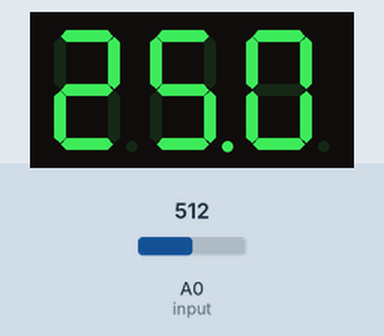
Simulated run of this sketch. Board: Arduino Uno, built with avr-gcc and run on an emulated ATmega328P. Shown: 3-digit seven-segment display. Wiring (inferred from the names in the program): 3-digit 7-segment display, segments lit when LOW: segments pin 5, pin 6, pin 7, pin 8, pin 9, pin 10, pin 11, pin 12; digit selects pin 1, pin 2, pin 3. The inputs (shaded band) are chosen by the test bench; at power-on: A0 (input) = 512. The segment pins are drawn as the display they are named for.

Above: at 1.2 s.
1.3 s: A0 (input) set to 716
At 2.5 s:
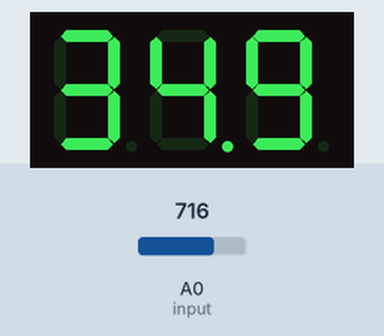
2.8 s: A0 (input) set to 900
At 3.8 s:
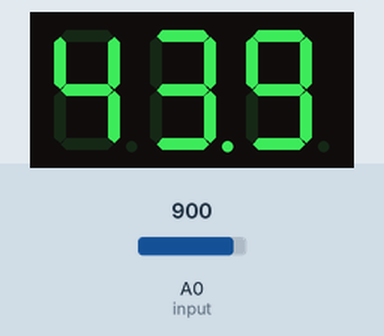
4.3 s: A0 (input) set to 1023
At 5.8 s:
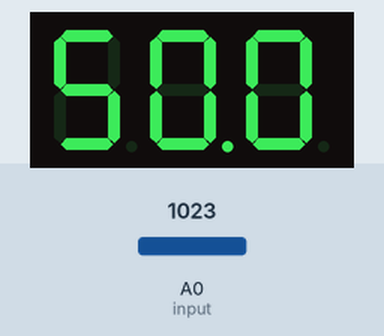
Timing chart, 0 to 7.3 s (numbered marks = the images above; inputs shaded):
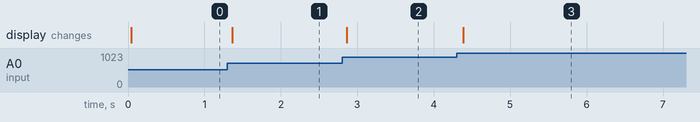

Measured:
- after the input at 1.3 s, the display: changes after 0.06 s (image 1)
- after the input at 2.8 s, the display: changes after 0.06 s (image 2)
- after the input at 4.3 s, the display: changes after 0.08 s (image 3)

The sketch:

08_Digital-Voltmeter-with-7-Segment-Display.ino
```cpp
// Advanced Arduino Project
// Episode 8: Digital Voltmeter with 7-Segment Display

int input = A0;

// Display pins
int disp1 = 1;
int disp2 = 2;
int disp3 = 3;

// Segment pins
int segA = 5;
int segB = 6;
int segC = 7;
int segD = 8;
int segE = 9;
int segF = 10;
int segG = 11;
int segDP = 12;

float voltage;

void setup()
{
  pinMode(disp1, OUTPUT);
  pinMode(disp2, OUTPUT);
  pinMode(disp3, OUTPUT);

  pinMode(segA, OUTPUT);
  pinMode(segB, OUTPUT);
  pinMode(segC, OUTPUT);
  pinMode(segD, OUTPUT);
  pinMode(segE, OUTPUT);
  pinMode(segF, OUTPUT);
  pinMode(segG, OUTPUT);
  pinMode(segDP, OUTPUT);

  pinMode(input, INPUT);
}

void loop()
{
  int raw = analogRead(input);

  // Convert ADC to voltage (0–5V)
  voltage = raw * (5.0 / 1023.0);

  int value = voltage * 100;   // Example: 3.25 → 325

  int digit1 = value / 100;         // Hundreds
  int digit2 = (value / 10) % 10;   // Tens
  int digit3 = value % 10;          // Units

  // -------- DISPLAY DIGIT 1 --------
  digitalWrite(disp1, HIGH);
  digitalWrite(disp2, LOW);
  digitalWrite(disp3, LOW);

  digitalWrite(segDP, HIGH);   // No decimal
  display(digit1);
  delay(5);

  // -------- DISPLAY DIGIT 2 --------
  digitalWrite(disp1, LOW);
  digitalWrite(disp2, HIGH);
  digitalWrite(disp3, LOW);

  digitalWrite(segDP, LOW);    // Decimal point ON
  display(digit2);
  delay(5);

  // -------- DISPLAY DIGIT 3 --------
  digitalWrite(disp1, LOW);
  digitalWrite(disp2, LOW);
  digitalWrite(disp3, HIGH);

  digitalWrite(segDP, HIGH);   // No decimal
  display(digit3);
  delay(5);
}

// -------- SEGMENT DISPLAY FUNCTION --------
void display(int num)
{
  switch(num)
  {
    case 0: setSegments(0,0,0,0,0,0,1); break;
    case 1: setSegments(1,0,0,1,1,1,1); break;
    case 2: setSegments(0,0,1,0,0,1,0); break;
    case 3: setSegments(0,0,0,0,1,1,0); break;
    case 4: setSegments(1,0,0,1,1,0,0); break;
    case 5: setSegments(0,1,0,0,1,0,0); break;
    case 6: setSegments(0,1,0,0,0,0,0); break;
    case 7: setSegments(0,0,0,1,1,1,1); break;
    case 8: setSegments(0,0,0,0,0,0,0); break;
    case 9: setSegments(0,0,0,0,1,0,0); break;
  }
}

// -------- SEGMENT CONTROL --------
void setSegments(int A,int B,int C,int D,int E,int F,int G)
{
  digitalWrite(segA, A);
  digitalWrite(segB, B);
  digitalWrite(segC, C);
  digitalWrite(segD, D);
  digitalWrite(segE, E);
  digitalWrite(segF, F);
  digitalWrite(segG, G);
}
```
